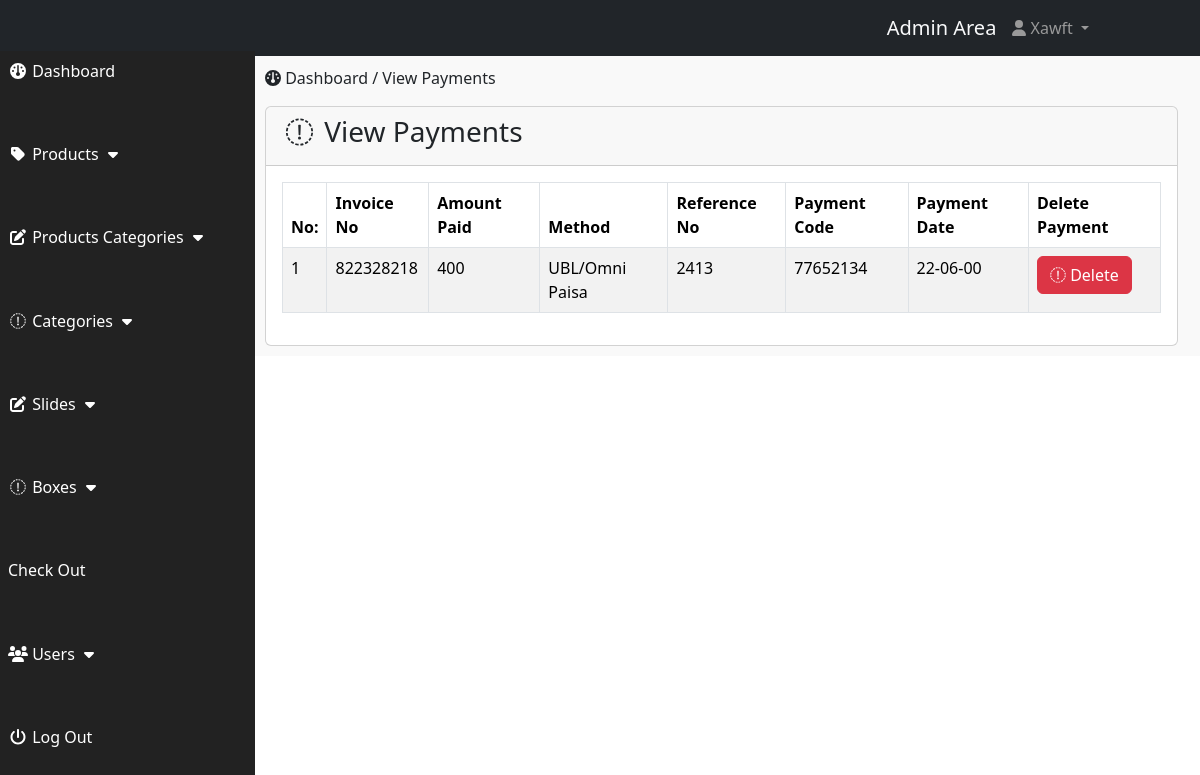
/includes/index.php?view_payments (signed in), run on the app's committed database.
### tables this page shows
CREATE TABLE `payments` (
  `payment_id` int(10) NOT NULL,
  `invoice_no` int(10) NOT NULL,
  `amount` int(10) NOT NULL,
  `payment_mode` text NOT NULL,
  `ref_no` int(10) NOT NULL,
  `code` int(10) NOT NULL,
  `payment_date` text NOT NULL
);

### includes/view_payments.php (the view)
<div class="row">
    <div class="col-lg-12">
        <ol class="breadcrumb">
            <li class="active">
                <i class="fa fa-dashboard"></i> Dashboard / View Payments
            </li>
        </ol>
    </div>
</div>
<div class="row">
    <div class="col-lg-12">
        <div class="card">
            <div class="card-header">
                <h3 class="card-title"><i class="fa fa-fw fa-money"></i> View Payments</h3>
            </div>
            <div class="card-body">
                <table class="table table-responsive table-hover table-striped table-bordered">
                    <thead>
                        <tr>
                           <th>No: </th>
                           <th>Invoice No</th>
                           <th>Amount Paid </th>
                           <th>Method </th>
                           <th>Reference No</th>
                           <th>Payment Code</th>
                           <th>Payment Date</th>
                           <th>Delete Payment</th>
                        </tr>
                    </thead>
                    <tbody>
                        <?php
                        $i = 1;
                        $get_p_cat = "SELECT * FROM payments";
                        $run_p_cat = mysqli_query($conn, $get_p_cat);
                        while($row = mysqli_fetch_array($run_p_cat)){
                            $id = $row["payment_id"];
                            $invoice = $row["invoice_no"];
                            $amount = $row["amount"];
                            $mode = $row["payment_mode"];
                            $ref_no = $row["ref_no"];
                            $code = $row["code"];
                            $date = $row["payment_date"];
                            echo '
                            <tr>
                            <td>'.$i.'</td>
                            <td>'.$invoice.'</td>
                            <td>'.$amount.'</td>
                            <td>'.$mode.'</td>
                            <td>'.$ref_no.'</td>
                            <td>'.$code.'</td>
                            <td>'.$date.'</td>
                            <td><a href="delete_payment.php?delete_payment='.$id.'" class="btn btn-danger"><i class="fa fa-trash-o"></i> Delete</a></td>
                        </tr>';
                        $i++;
                        }
                        ?>
                    </tbody>
                </table>
            </div>
        </div>
    </div>
</div>

### includes/css/style.css (style rules this page uses)
body { margin-top: 100px; }
@media (min-width: 768px) { body { margin-top: 50px; color: red; } }

### data on the page
payments: invoice_no "822328218", amount "400", payment_mode "UBL/Omni Paisa", ref_no "2413", code "77652134", payment_date "22-06-00"
